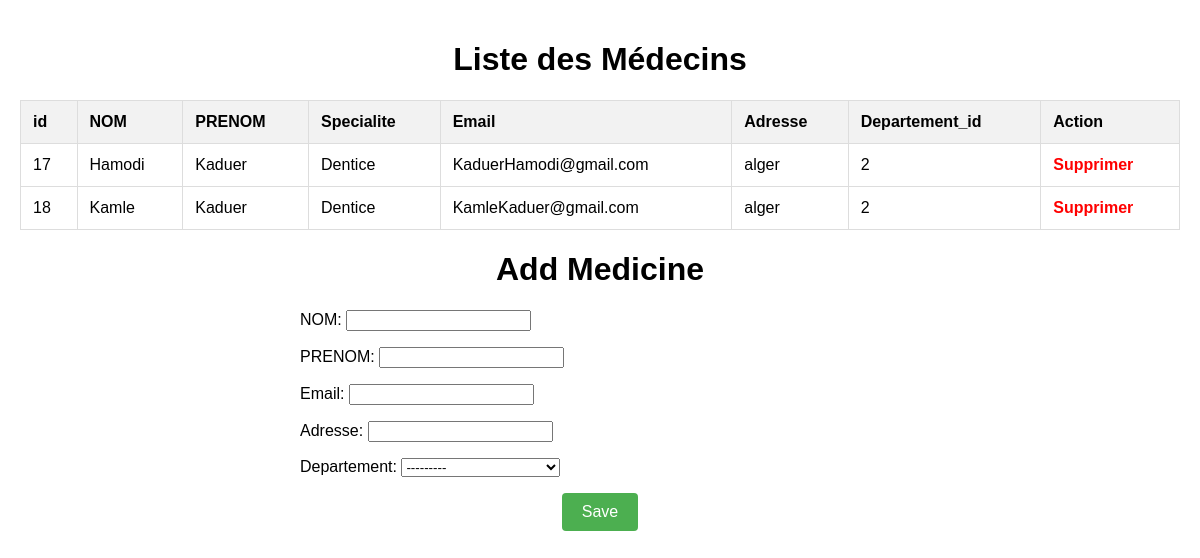
The page /add_medcine/ on the database its author committed.
### app/models.py (models this page shows)
class Medcine(models.Model):
     NOM=models.CharField(max_length=30)
     PRENOM=models.CharField(max_length=30)
     Specialite=models.CharField(max_length=30,default='')
     Email=models.CharField(max_length=30)
     Adresse=models.CharField(max_length=30)
     Departement=models.ForeignKey(Departement,on_delete=models.CASCADE)

### app/views.py (the view)
# urls.py: path('add_medcine/', add_medcine, name='add_medcine'),
def add_medcine(request):
    doctors = Medcine.objects.all().values()
    fields = ['id', 'NOM', 'PRENOM', 'Specialite', 'Email', 'Adresse', 'Departement_id']
    if request.method == 'POST':
        form = MedcineForm(request.POST)
        if form.is_valid():
            form.save()
            form.clean()
            context = {'doctors': doctors, 'fields': fields}
            mssg="commande envoyée, vous pouvez saisir une autre"
            return render(request, 'list_medcin.html', context)
    else:
        form = MedcineForm()
    context = {'doctors': doctors, 'fields': fields,'form':form}
    return render(request, 'add_medcine.html', context)

### app/forms.py
class MedcineForm(forms.ModelForm):
   class Meta:
       model = Medcine
       exclude = ['Specialite']
       fields = '__all__'

### app/templatetags/custom_filters.py (called while the page is built)
@register.filter(name='getattr')
def getattribute(value, arg):
     resu =value[arg]
     return resu

### app/templates/add_medcine.html (shortened to what this page needs)
<!DOCTYPE html>
{% load custom_filters %}
<html>
<head>
</head>
<body>
    <h1>Liste des Médecins</h1>
    <table border="1">
        <thead>
            <tr>
                {% for field in fields %}
                    <th>{{ field }}</th>
                {% endfor %}
                <th>Action</th>
            </tr>
        </thead>
        <tbody>
            {% for doctor in doctors %}
                <tr>
                    {% for field in fields %}
                        <td>{{ doctor|getattr:field }}</td>
                    {% endfor %}
                    <td>
                        <a href="{% url 'delete_doctor' doctor.id %}" class="delete-link"> Supprimer </a>
                    </td>
                </tr>
            {% endfor %}
        </tbody>
    </table>
    <h1>Add Medicine</h1>
    <form method="POST">
        {{ form.as_p }}
        <button type="submit" class="center-button">Save</button>
    </form>
</body>
</html>

### app/templates/add_medcine.html (style rules this page uses)
body { margin: 0; padding: 20px; font-family: Arial, sans-serif; }
h1 { text-align: center; }
table { width: 100%; border-collapse: collapse; margin-top: 20px; }
th, td { border: 1px solid #ddd; padding: 12px; text-align: left; }
th { background-color: #f2f2f2; }
.delete-link { color: #FF0000; font-weight: bold; text-decoration: none; }
form { max-width: 600px; margin: 20px auto; }
button { padding: 10px 20px; font-size: 16px; cursor: pointer; background-color: #4CAF50; color: #fff; border: none; border-radius: 4px; }
.center-button { display: block; margin: 0 auto; }

### rows shown on the page
Medcine: fields "17" "Hamodi" "Kaduer" "Dentice" "KaduerHamodi@gmail.com" "alger" "2"
Medcine: fields "18" "Kamle" "Kaduer" "Dentice" "KamleKaduer@gmail.com" "alger" "2"

### other values the page prints
{{ field }} "id" "NOM" "PRENOM" "Specialite" "Email" "Adresse" "Departement_id"
